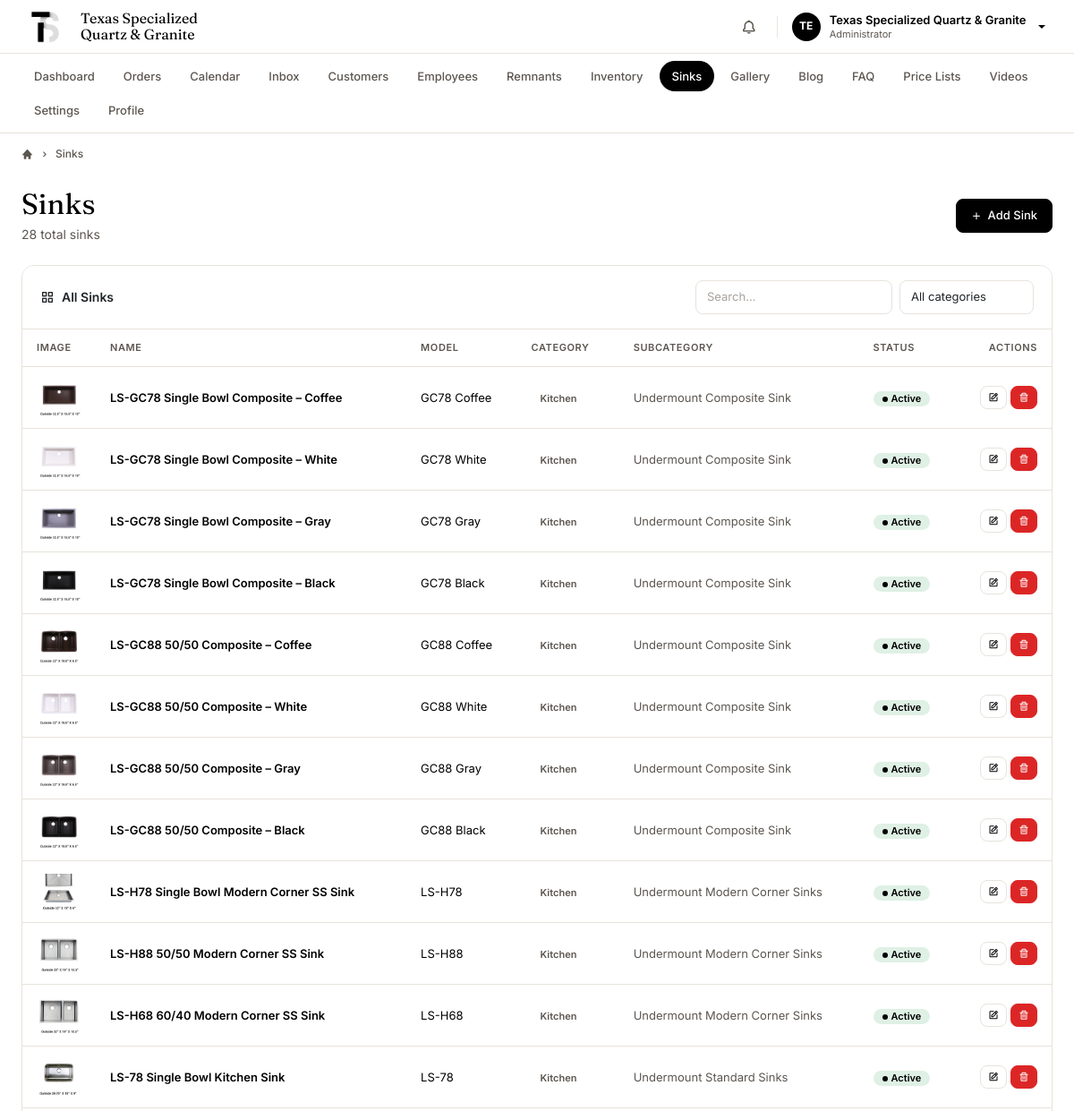
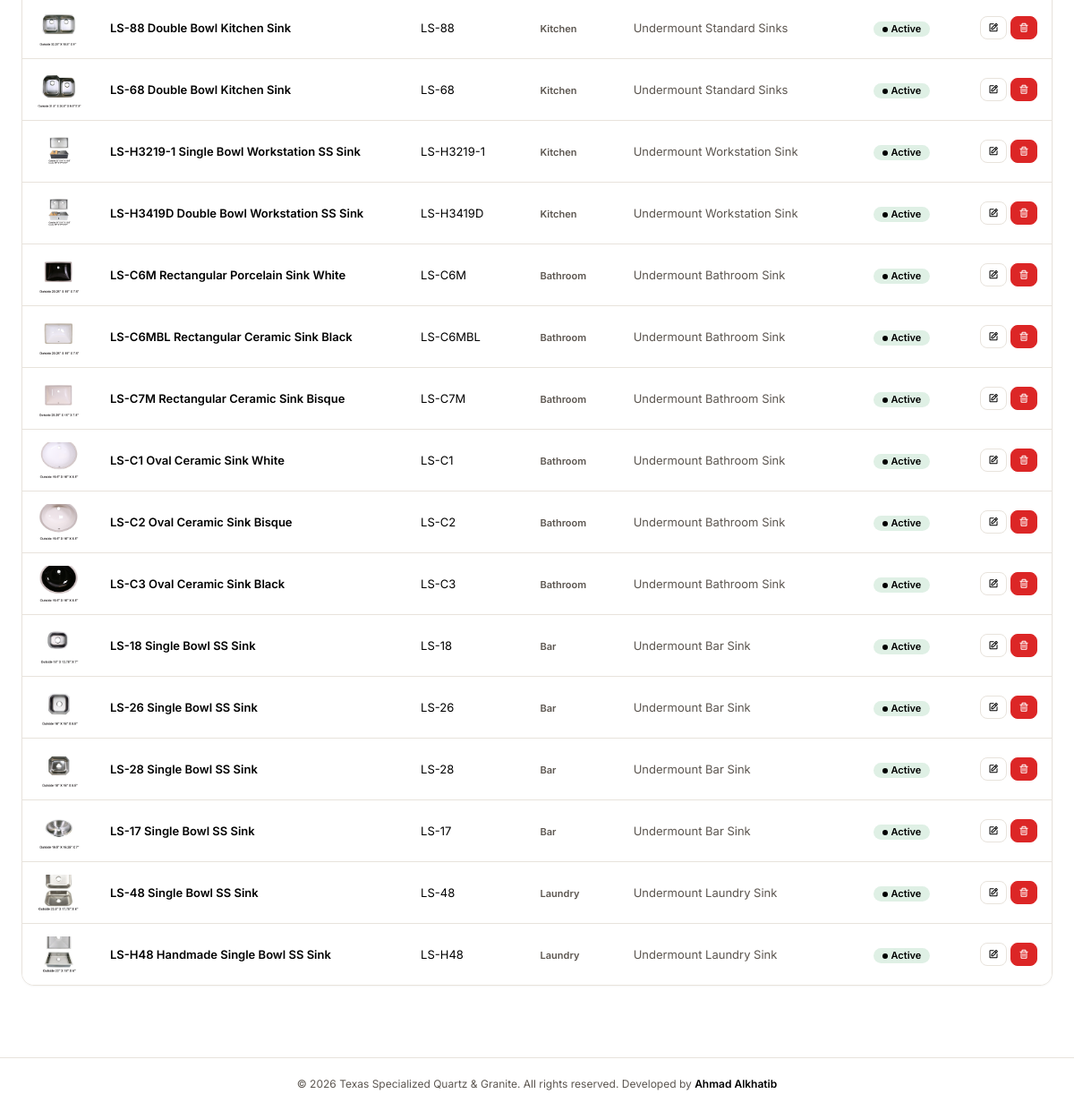
Page /BusinessPortal/admin/sinks (signed in) on the committed database (2 pictures, top to bottom).
### tables this page shows
CREATE TABLE `users` (
  `id` int(11) NOT NULL,
  `fullname` varchar(100) NOT NULL,
  `email` varchar(100) NOT NULL,
  `phone` varchar(20) DEFAULT NULL,
  `username` varchar(50) NOT NULL,
  `company` varchar(100) DEFAULT NULL,
  `designation` varchar(50) DEFAULT NULL,
  `role` enum('admin','employee') NOT NULL DEFAULT 'admin',
  `status` enum('Active','Inactive') NOT NULL DEFAULT 'Active',
  `website` varchar(150) DEFAULT NULL,
  `address` varchar(255) DEFAULT NULL,
  `about` text DEFAULT NULL,
  `avatar` varchar(255) DEFAULT NULL,
  `password` varchar(255) NOT NULL,
  `remember_token` varchar(255) DEFAULT NULL,
  `created_at` timestamp NULL DEFAULT current_timestamp(),
  `updated_at` timestamp NULL DEFAULT current_timestamp() ON UPDATE current_timestamp()
);

CREATE TABLE `sinks` (
  `id` int(11) NOT NULL,
  `name` varchar(255) NOT NULL,
  `model` varchar(100) NOT NULL DEFAULT '',
  `image` varchar(500) NOT NULL DEFAULT '',
  `category` enum('kitchen','bathroom','bar','laundry') NOT NULL DEFAULT 'kitchen',
  `subcategory` varchar(150) NOT NULL DEFAULT '',
  `sort_order` int(11) NOT NULL DEFAULT 0,
  `status` enum('active','inactive') NOT NULL DEFAULT 'active',
  `created_at` timestamp NOT NULL DEFAULT current_timestamp(),
  `updated_at` timestamp NOT NULL DEFAULT current_timestamp() ON UPDATE current_timestamp()
);

### BusinessPortal/src/bootstrap.php (called while the page is built, shortened)
<?php
require_once __DIR__ . '/../config/app.php';
spl_autoload_register(function (string $class): void {
    $roots = [
        __DIR__ . '/',
        __DIR__ . '/Repositories/',
        __DIR__ . '/Services/',
        __DIR__ . '/Emails/',
    ];
    foreach ($roots as $root) {
        $file = $root . $class . '.php';
        if (is_file($file)) {
            return;
        }
    }
});

### BusinessPortal/src/Repositories/SinkRepository.php (called while the page is built, shortened)
<?php
class SinkRepository
{
    public function all(): array
    {
        return $this->pdo->query("
            SELECT * FROM sinks
            ORDER BY category ASC, subcategory ASC, sort_order ASC, id ASC
        ")->fetchAll();
    }
}

### BusinessPortal/config/app.php (called while the page is built, shortened)
<?php
if (!function_exists('bp_root_path')) {
    function bp_root_path(): string
    {
        return realpath(__DIR__ . '/..') ?: dirname(__DIR__);
    }
}
if (!function_exists('bp_web_base')) {
    function bp_web_base(): string
    {
        $root = bp_root_path();
        $doc  = rtrim(str_replace('\\', '/', $_SERVER['DOCUMENT_ROOT'] ?? ''), '/');
        $root = str_replace('\\', '/', $root);
        $script = $_SERVER['SCRIPT_NAME'] ?? '';
        $pos    = strpos($script, '/BusinessPortal');
        return $pos !== false ? substr($script, 0, $pos + strlen('/BusinessPortal')) : '';
    }
}
if (!function_exists('site_web_base')) {
    function site_web_base(): string
    {
        return preg_replace('~/BusinessPortal$~', '', bp_web_base());
    }
}
if (!function_exists('site_asset')) {
    function site_asset(string $path): string
    {
        return site_web_base() . '/' . ltrim($path, '/');
    }
}
if (!function_exists('site_path')) {
    function site_path(string $path): string
    {
        return realpath(__DIR__ . '/../..') . '/' . ltrim($path, '/');
    }
}

### BusinessPortal/admin/includes/partials/sinks/table.php (the view, shortened to what this page needs)
<div class="card">
    <div class="card-header">
        <h6 class="card-title"><i class='bx bx-grid-alt text-primary'></i> All Sinks</h6>
        <div class="d-flex gap-2 align-items-center">
            <input type="text" id="sinkSearch" class="form-control form-control-sm"
                placeholder="Search…" style="width:220px;">
            <select id="categoryFilter" class="form-select form-select-sm" style="width:150px;">
                <option value="">All categories</option>
            </select>
        </div>
    </div>
    <div class="table-responsive">
        <?php if (empty($sinks)): ?>
            <div class="empty-state">
                <i class='bx bx-grid-alt empty-state-icon'></i>
                <p class="empty-state-title">No sinks yet</p>
                <p class="empty-state-desc">Add your first sink to the catalog.</p>
                <a href="sinks-new" class="btn btn-primary btn-sm">
                    <i class='bx bx-plus'></i> Add Sink
                </a>
            </div>
        <?php else: ?>
            <table class="table table-hover mb-0" id="sinksTable">
                <thead>
                    <tr>
                        <th style="width:70px;">Image</th>
                        <th>Name</th>
                        <th>Model</th>
                        <th>Category</th>
                        <th>Subcategory</th>
                        <th>Status</th>
                        <th class="text-end" style="width:110px;">Actions</th>
                    </tr>
                </thead>
                <tbody id="sinksTbody">
                    <?php foreach ($sinks as $s):
                        $imgWebPath = site_asset(ltrim($s['image'] ?? '', '/'));
                        $hasImg = !empty($s['image']) && file_exists(site_path(ltrim($s['image'], '/')));
                    ?>
                        <tr data-category="<?= htmlspecialchars($s['category']) ?>">
                            <td>
                                <?php if ($hasImg): ?>
                                    <img src="<?= htmlspecialchars($imgWebPath) ?>"
                                        alt="" style="width:50px;height:40px;object-fit:cover;border-radius:4px;">
                                <?php endif; ?>
                            </td>
                            <td>
                                <a href="sinks-edit?id=<?= $s['id'] ?>"
                                    style="font-weight:600;color:var(--color-text);">
                                    <?= htmlspecialchars($s['name']) ?>
                                </a>
                            </td>
                            <td><?= htmlspecialchars($s['model']) ?></td>
                            <td><span class="badge badge-neutral"><?= htmlspecialchars(ucfirst($s['category'])) ?></span></td>
                            <td style="color:var(--color-text-sub);"><?= htmlspecialchars($s['subcategory']) ?></td>
                            <td>
                                <?php if ($s['status'] === 'active'): ?>
                                    <span class="badge badge-success"><span class="dot"></span>Active</span>
                                <?php else: ?>
                                    <span class="badge badge-neutral"><span class="dot"></span>Inactive</span>
                                <?php endif; ?>
                            </td>
                            <td class="text-end">
                                <div class="d-flex gap-1 justify-content-end">
                                    <a href="sinks-edit?id=<?= $s['id'] ?>"
                                        class="btn btn-icon btn-sm btn-outline" title="Edit">
                                        <i class='bx bx-edit'></i>
                                    </a>
                                    <button type="button"
                                        class="btn btn-icon btn-sm btn-outline text-danger delete-sink-btn"
                                        data-id="<?= $s['id'] ?>"
                                        data-name="<?= htmlspecialchars($s['name']) ?>"
                                        title="Delete">
                                        <i class='bx bx-trash'></i>
                                    </button>
                                </div>
                            </td>
                        </tr>
                    <?php endforeach; ?>
                </tbody>
            </table>
        <?php endif; ?>
    </div>
</div>

### BusinessPortal/admin/includes/sidebar.php (shortened to what this page needs)
<?php
$_page     = basename($_SERVER['PHP_SELF'], '.php');
$adminSidebar = [];
try {
    if (!empty($_SESSION['user_id'])) {
        $stmt = $pdo->prepare("SELECT id, fullname, username, email, avatar FROM users WHERE id = ?");
        $stmt->execute([$_SESSION['user_id']]);
        $adminSidebar = $stmt->fetch(PDO::FETCH_ASSOC) ?: [];
    }
} catch (PDOException $e) {
}
$_initialsSidebar = strtoupper(substr($adminSidebar['fullname'] ?? 'A', 0, 2));
$adminTabs = [
    'index'      => ['bxs-dashboard', 'Dashboard'],
    'orders'     => ['bx-file',       'Orders'],
    'calendar'   => ['bx-calendar',   'Calendar'],
    'inquiries'  => ['bx-envelope',   'Inbox'],
    'customers'  => ['bx-group',      'Customers'],
    'employees'  => ['bx-id-card',    'Employees'],
    'products'   => ['bx-cube-alt',   'Remnants'],
    'inventory'  => ['bx-cube',       'Inventory'],
    'sinks'      => ['bx-grid-alt',   'Sinks'],
    'gallery'    => ['bx-image',      'Gallery'],
    'blog'       => ['bx-news',       'Blog'],
    'faq'        => ['bx-help-circle','FAQ'],
    'priceList'  => ['bx-file',       'Price Lists'],
    'training'   => ['bx-video',      'Videos'],
    'settings'   => ['bx-cog',        'Settings'],
    'profile'    => ['bx-user',       'Profile'],
];
$activeTab = $_page;
?>
<header class="topbar">
    <div class="topbar-inner">
        <a href="index" class="topbar-brand">
            <img src="/images/Granit-Img/logo.png" alt="">
            <span class="topbar-brand-name">Texas Specialized Quartz &amp; Granite</span>
        </a>
        <div class="topbar-right">
        <div class="dropdown">
            <button class="topbar-icon-btn" data-bs-toggle="dropdown" title="Notifications">
                <i class='bx bx-bell'></i>
            </button>
        </div>
        <div class="dropdown">
            <div class="topbar-user dropdown-toggle" data-bs-toggle="dropdown" role="button">
                <div class="topbar-user-avatar">
                    <?php if (!empty($adminSidebar['avatar']) && file_exists(__DIR__ . '/../../auth/uploads/' . $adminSidebar['avatar'])): ?>
                        <img src="../auth/uploads/<?= htmlspecialchars($adminSidebar['avatar']) ?>" alt="">
                    <?php else: ?>
                        <?= htmlspecialchars($_initialsSidebar) ?>
                    <?php endif; ?>
                </div>
                <div class="d-none d-sm-block">
                    <div class="topbar-user-name"><?= htmlspecialchars($adminSidebar['fullname'] ?? 'Admin') ?></div>
                    <div class="topbar-user-role">Administrator</div>
                </div>
            </div>
        </div>
        </div>
    </div>
</header>
<nav class="tabs-nav" aria-label="Sections">
    <div class="tabs-nav-inner">
        <?php foreach ($adminTabs as $page => [$icon, $label]): ?>
            <a href="<?= $page ?>"
               class="tab-link <?= $activeTab === $page ? 'active' : '' ?>">
                <?= $label ?>
            </a>
        <?php endforeach; ?>
    </div>
</nav>

### rows in the picture
users: fullname "TE", fullname "Texas Specialized Quartz & Granite"
sinks: image (picture), name "LS-GC78 Single Bowl Composite – Coffee", model "GC78 Coffee", category "Kitchen", subcategory "Undermount Composite Sink", status "active" (drawn)
sinks: image (picture), name "LS-GC78 Single Bowl Composite – White", model "GC78 White", category "Kitchen", subcategory "Undermount Composite Sink", status "active" (drawn)
sinks: image (picture), name "LS-GC78 Single Bowl Composite – Gray", model "GC78 Gray", category "Kitchen", subcategory "Undermount Composite Sink", status "active" (drawn)
sinks: image (picture), name "LS-GC78 Single Bowl Composite – Black", model "GC78 Black", category "Kitchen", subcategory "Undermount Composite Sink", status "active" (drawn)
sinks: image (picture), name "LS-GC88 50/50 Composite – Coffee", model "GC88 Coffee", category "Kitchen", subcategory "Undermount Composite Sink", status "active" (drawn)
sinks: image (picture), name "LS-GC88 50/50 Composite – White", model "GC88 White", category "Kitchen", subcategory "Undermount Composite Sink", status "active" (drawn)
sinks: image (picture), name "LS-GC88 50/50 Composite – Gray", model "GC88 Gray", category "Kitchen", subcategory "Undermount Composite Sink", status "active" (drawn)
sinks: image (picture), name "LS-GC88 50/50 Composite – Black", model "GC88 Black", category "Kitchen", subcategory "Undermount Composite Sink", status "active" (drawn)
sinks: image (picture), name "LS-H78 Single Bowl Modern Corner SS Sink", model "LS-H78", category "Kitchen", subcategory "Undermount Modern Corner Sinks", status "active" (drawn)
sinks: image (picture), name "LS-H88 50/50 Modern Corner SS Sink", model "LS-H88", category "Kitchen", subcategory "Undermount Modern Corner Sinks", status "active" (drawn)
sinks: image (picture), name "LS-H68 60/40 Modern Corner SS Sink", model "LS-H68", category "Kitchen", subcategory "Undermount Modern Corner Sinks", status "active" (drawn)
sinks: image (picture), name "LS-78 Single Bowl Kitchen Sink", model "LS-78", category "Kitchen", subcategory "Undermount Standard Sinks", status "active" (drawn)
sinks: image (picture), name "LS-88 Double Bowl Kitchen Sink", model "LS-88", category "Kitchen", subcategory "Undermount Standard Sinks", status "active" (drawn)
sinks: image (picture), name "LS-68 Double Bowl Kitchen Sink", model "LS-68", category "Kitchen", subcategory "Undermount Standard Sinks", status "active" (drawn)
sinks: image (picture), name "LS-H3219-1 Single Bowl Workstation SS Sink", model "LS-H3219-1", category "Kitchen", subcategory "Undermount Workstation Sink", status "active" (drawn)
sinks: image (picture), name "LS-H3419D Double Bowl Workstation SS Sink", model "LS-H3419D", category "Kitchen", subcategory "Undermount Workstation Sink", status "active" (drawn)
sinks: image (picture), name "LS-C6M Rectangular Porcelain Sink White", model "LS-C6M", category "Bathroom", subcategory "Undermount Bathroom Sink", status "active" (drawn)
sinks: image (picture), name "LS-C6MBL Rectangular Ceramic Sink Black", model "LS-C6MBL", category "Bathroom", subcategory "Undermount Bathroom Sink", status "active" (drawn)
sinks: image (picture), name "LS-C7M Rectangular Ceramic Sink Bisque", model "LS-C7M", category "Bathroom", subcategory "Undermount Bathroom Sink", status "active" (drawn)
sinks: image (picture), name "LS-C1 Oval Ceramic Sink White", model "LS-C1", category "Bathroom", subcategory "Undermount Bathroom Sink", status "active" (drawn)
sinks: image (picture), name "LS-C2 Oval Ceramic Sink Bisque", model "LS-C2", category "Bathroom", subcategory "Undermount Bathroom Sink", status "active" (drawn)
sinks: image (picture), name "LS-C3 Oval Ceramic Sink Black", model "LS-C3", category "Bathroom", subcategory "Undermount Bathroom Sink", status "active" (drawn)
sinks: image (picture), name "LS-18 Single Bowl SS Sink", model "LS-18", category "Bar", subcategory "Undermount Bar Sink", status "active" (drawn)
sinks: image (picture), name "LS-26 Single Bowl SS Sink", model "LS-26", category "Bar", subcategory "Undermount Bar Sink", status "active" (drawn)
sinks: image (picture), name "LS-28 Single Bowl SS Sink", model "LS-28", category "Bar", subcategory "Undermount Bar Sink", status "active" (drawn)
sinks: image (picture), name "LS-17 Single Bowl SS Sink", model "LS-17", category "Bar", subcategory "Undermount Bar Sink", status "active" (drawn)
sinks: image (picture), name "LS-48 Single Bowl SS Sink", model "LS-48", category "Laundry", subcategory "Undermount Laundry Sink", status "active" (drawn)
sinks: image (picture), name "LS-H48 Handmade Single Bowl SS Sink", model "LS-H48", category "Laundry", subcategory "Undermount Laundry Sink", status "active" (drawn)

### other values in the picture
$label "Dashboard"
$label "Orders"
$label "Calendar"
$label "Inbox"
$label "Customers"
$label "Employees"
$label "Remnants"
$label "Inventory"
$label "Sinks"
$label "Gallery"
$label "Blog"
$label "FAQ"
$label "Price Lists"
$label "Videos"
$label "Settings"
